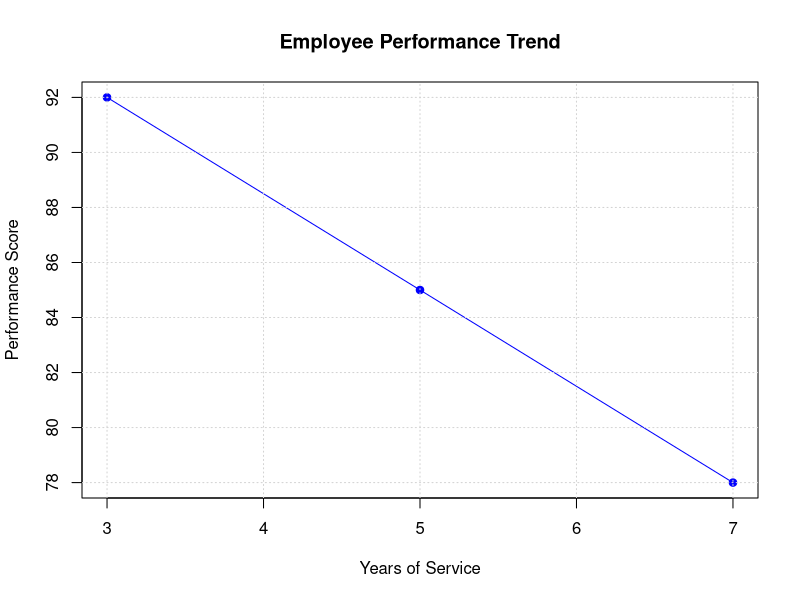

Write the R code that produced this figure.
# Dataset
employee_id <- c(1,2,3)
department <- c("Sales","HR","Marketing")
years_service <- c(5,3,7)
performance_score <- c(85,92,78)

plot(years_service, performance_score,
     type = "o",
     pch = 19,
     col = "blue",
     xlab = "Years of Service",
     ylab = "Performance Score",
     main = "Employee Performance Trend")

grid()
